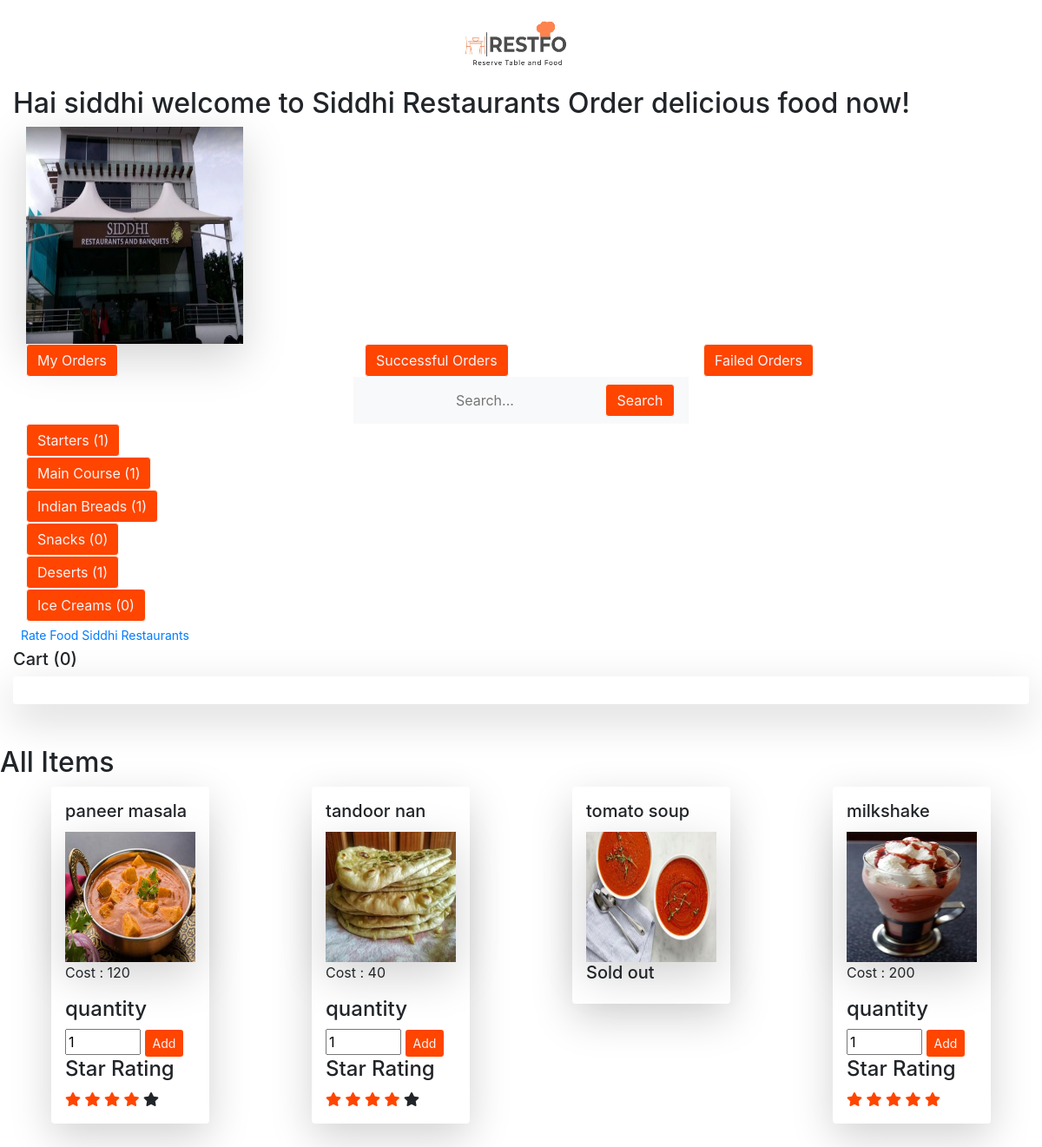
Screenshot of /UserMenu/siddhi (signed in) with the database file from the repository.
### restaurant/models.py (models this page shows)
class User(AbstractUser):
    is_customer = models.BooleanField(default=False)
    is_restaurant = models.BooleanField(default=False)
    first_name = models.CharField(max_length=100)
    last_name = models.CharField(max_length=100)

class Restaurant(models.Model):
    user = models.OneToOneField(User, on_delete = models.CASCADE, primary_key = True)
    Restaurant_Name=models.CharField(max_length=100)
    gmail = models.CharField(max_length=50,null=True)
    lat = models.FloatField(default=lat)
    lon = models.FloatField(default=lng)
    Address=models.CharField(max_length=500)
    Restaurant_Type=models.CharField(max_length=50)
    Food_Type=models.CharField(max_length=50)
    Restaurant_Image = models.ImageField(default='rest_logo/default.jpg', upload_to='rest_logo')
    Country=models.CharField(max_length=50,default=country)
    State=models.CharField(max_length=50,default=state)
    district=models.CharField(max_length=50,default=district)
    sub_zone=models.CharField(max_length=50,default=sub_zone)
    contact = PhoneNumberField(blank=True)
    Payment_No = PhoneNumberField(blank=True)

### menu/models.py (models this page shows, shortened)
class Menu(models.Model):
    food_type = [('Starters','Starters'),('Main Course','Main Course'),
    ('Indian Breads','Indian Breads'),('Snacks','Snacks'),('Deserts','Deserts'),('Ice Creams','Ice Creams')]
    status=[('unav','Unavailable'),('av','Available')]
    id 		 = models.AutoField(primary_key=True)
    fname 		= models.CharField(max_length=30,blank=False,default='val None')
    r_id     = models.ForeignKey(Restaurant,on_delete=models.CASCADE)
    price    = models.IntegerField(blank=False)
    category 	= models.CharField(max_length=50,blank=False,choices=food_type,default='val None')
    veg         = models.BooleanField(default=True)
    availability = models.CharField(max_length=15,default='Unavailable',choices=status)
    quantity = models.IntegerField(blank=False,default=0)
    Image = models.ImageField(default='/menuimg/default.jpg', upload_to='media')
    rating =  models.IntegerField(blank=False,default=0)
    no_of_rated = models.IntegerField(blank=False,default=0)

### menu/views.py (the view, shortened to what this page needs)
# urls.py: path('UserMenu/<str:restid>',views.User_Menu,name="UserMenu"),
@login_required
def User_Menu(request,restid):
    rest_user = RestUser.objects.get(user__username = restid)
    items = Menu.objects.filter(r_id__user__username = restid)
    Starters,Main_Course,Indian_Breads,Snacks,Deserts,Ice_Creams = menu_items(restid)
    if request.method=='GET':
        if request.GET.get('submit')=='Undo':
            if cart:
                val=cart.pop(-1)
                cost[0]=cost[0]-int(val[1])*val[2]
            return redirect('rest_list',restid=restid)
    context={
        'user':request.user,'rest_user':rest_user ,
        'Menu':items,'cart':cart,'cost':cost,'msg':msg,
        'Pending':[],'Confirm':[],'MyOrders':[],
        'Starters':Starters,'Main_Course':Main_Course,
        'Indian_Breads':Indian_Breads,'Snacks':Snacks,
        'Deserts':Deserts,'Ice_Creams':Ice_Creams,'Selected':'All Items'}
    return render(request,'menu/user_menu.html',context=context)

### menu/views.py (called while the page is built)
def menu_items(restid):
    Starters =  Menu.objects.filter(r_id__user__username = restid,  category="Starters")
    Main_Course  =  Menu.objects.filter(r_id__user__username = restid, category='Main Course')
    Indian_Breads = Menu.objects.filter(r_id__user__username = restid, category='Indian Breads')
    Snacks  =  Menu.objects.filter(r_id__user__username = restid, category='Snacks')
    Deserts =  Menu.objects.filter(r_id__user__username = restid, category='Deserts')
    Ice_Creams = Menu.objects.filter(r_id__user__username = restid, category='Ice Creams')
    return Starters,Main_Course,Indian_Breads,Snacks,Deserts,Ice_Creams

### menu/templates/menu/user_menu.html (shortened to what this page needs)
<!doctype html>
<html lang="en">
  <head>
    <link rel="stylesheet" href="https://stackpath.bootstrapcdn.com/bootstrap/4.1.3/css/bootstrap.min.css">
    <link rel="stylesheet" href="https://stackpath.bootstrapcdn.com/bootstrap/4.1.3/css/bootstrap.min.css">
    <link rel="stylesheet" href="https://use.fontawesome.com/releases/v5.5.0/css/all.css">
  </head>
  <body>
    {% load static %}
    <div class="container-fluid">
      <div class="d-flex justify-content-center">
        <img src="{% static 'restafo_logo.jpeg' %}" alt="My image" height="100px" width="150px"/>
      </div>
      <h2>Hai {{user}} welcome to {{rest_user.Restaurant_Name}} Order delicious food now!</h2>
      <div class="col-md-4">
        <img class="rounded-square shadow-lg" height="250" width="250" src="{{rest_user.Restaurant_Image.url }}" >
      </div>
      <div class="container-fluid">
        <div class="row">
          <div class="col-sm">
            <form action="" method="GET"> {% csrf_token %}
              <input type="submit" value="My Orders" name = "submit" class="btn btn-light">
        </form>
          </div>
          <div class="col-sm">
            <form action="" method="GET"> {% csrf_token %}
              <input type="submit" value="Successful Orders" name = "submit" class="btn btn-light">
          </form>
          </div>
          <div class="col-sm">
            <form action="" method="GET"> {% csrf_token %}
              <input type="submit" value="Failed Orders" name = "submit" class="btn btn-light">
          </form>
          </div>
        </div>
      </div>
      <div class="container-fluid">
      <div class="d-flex justify-content-center">
      <nav class="navbar navbar-light bg-light">
        <form class="form-inline" method="GET"> {% csrf_token %}
          <input class="btn btn-light" type="search" name ="query" placeholder="Search..." aria-label="Search">
          <input type="submit" value="Search" name = "submit" class="btn btn-light">
        </form>
      </nav>
    </div>
  </div>
<div class="container-fluid">
      <div class="container-fluid">
        <div class="row">
            <form action="" method="GET"> {% csrf_token %}
              <input type="submit" value="Starters ({{Starters|length}})" name = "submit" class="btn btn-light">
            </form>
       </div>
   </div>
<div class="container-fluid">
        <div class="row">
            <form action="" method="GET"> {% csrf_token %}
              <input type="submit" value="Main Course ({{Main_Course|length}})" name = "submit" class="btn btn-light">
            </form>
       </div>
   </div>
<div class="container-fluid">
        <div class="row">
            <form action="" method="GET"> {% csrf_token %}
              <input type="submit" value="Indian Breads ({{Indian_Breads|length}})" name = "submit" class="btn btn-light">
            </form>
       </div>
</div>
<div class="container-fluid">
        <div class="row">
            <form action="" method="GET"> {% csrf_token %}
              <input type="submit" value="Snacks ({{Snacks|length}})" name = "submit" class="btn btn-light">
            </form>
       </div>
</div>
<div class="container-fluid">
        <div class="row">
            <form action="" method="GET"> {% csrf_token %}
              <input type="submit" value="Deserts ({{Deserts|length}})" name = "submit" class="btn btn-light">
            </form>
       </div>
</div>
<div class="container-fluid">
        <div class="row">
            <form action="" method="GET"> {% csrf_token %}
              <input type="submit" value="Ice Creams ({{Ice_Creams|length}})" name = "submit" class="btn btn-light">
            </form>
       </div>
</div>
  </div>
  <a href="{% url 'MenuRating' restid=rest_user.user%}" class="btn-sm btn">Rate Food {{rest_user.Restaurant_Name}} </a>
        <h5>Cart ({{cart|length}})</h5>
        <div class="shadow-lg p-3 mb-5 bg-white rounded">
          </div>
      </div>
      {% if Selected == "All Items" %}
      <h2>All Items</h2>
      {% endif %}
      <div class="container-fluid">
        <div class="row">
        {% for val in Menu %}
        <div class="col-sm">
        <div class="d-flex justify-content-center" >
          <div class="shadow-lg p-3 mb-5 bg-white rounded">
               <form action="" method="GET">{% csrf_token %}
                <h5 class="card-title">{{val.fname}}</h5>
                <img class="rounded-square shadow-lg" height="150" width="150" src="{{ val.Image.url }}">
                {% if val.availability == "av" %}
                <p>Cost : {{val.price}}</p>
                <h4>quantity</h4>
                <input type="number" id="quantity" name="quantity" value =1 min="1" max="10">
                <input type="submit" value="Add"  onclick=myFunction() name="submit" class="btn-sm btn">
                {% if val.rating == 5%}
                  <h4>Star Rating</h4>
                  <span class="fa fa-star checked"></span>
                  <span class="fa fa-star checked"></span>
                  <span class="fa fa-star checked"></span>
                  <span class="fa fa-star checked"></span>
                  <span class="fa fa-star checked"></span>
                  {% endif %}
                  {% if val.rating == 4 %}
                  <h4>Star Rating</h4>
                  <span class="fa fa-star checked"></span>
                  <span class="fa fa-star checked"></span>
                  <span class="fa fa-star checked"></span>
                  <span class="fa fa-star checked"></span>
                  <span class="fa fa-star"></span>
                  {% endif %}
                {% endif %}
                {% if val.availability == "unav" %}
                <h5 class= "text: danger">Sold out</h5>
                {% endif %}
                </form>
          </div>
        </div>
      </div>
       {% endfor %}
        </div>
      </div>
</body>
</html>

### menu/templates/menu/user_menu.html (style rules this page uses)
input[type=submit] { background-color: orangered; color: whitesmoke; cursor: pointer; }
.checked { color: orangered; }

### rows the page displays
User: username "siddhi"
Restaurant: Restaurant_Name "Siddhi Restaurants", Restaurant_Image (picture)
Menu: fname "paneer masala", Image (picture), price "120", rating "Star Rating"
Menu: fname "tandoor nan", Image (picture), price "40", rating "Star Rating"
Menu: fname "tomato soup", Image (picture), availability "Sold out"
Menu: fname "milkshake", Image (picture), price "200", rating "Star Rating"

### other values shown
{{ cart|length }} "0"
